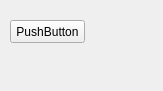
<?xml version="1.0" encoding="UTF-8"?>
<ui version="4.0">
 <class>DockWidget</class>
 <widget class="QDockWidget" name="DockWidget">
  <property name="geometry">
   <rect>
    <x>0</x>
    <y>0</y>
    <width>163</width>
    <height>91</height>
   </rect>
  </property>
  <property name="windowTitle">
   <string>DockWidget</string>
  </property>
  <widget class="QWidget" name="dockWidgetContents">
   <widget class="QPushButton" name="pushButton">
    <property name="geometry">
     <rect>
      <x>10</x>
      <y>20</y>
      <width>75</width>
      <height>23</height>
     </rect>
    </property>
    <property name="text">
     <string>PushButton</string>
    </property>
   </widget>
  </widget>
 </widget>
 <resources/>
 <connections/>
</ui>
